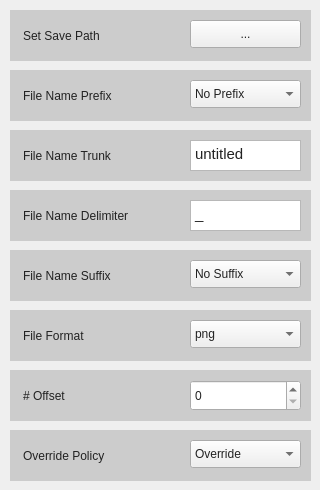
      <widget class="QWidget" name="tabSaveOptions">
       <property name="styleSheet">
        <string notr="true">color:#222;</string>
       </property>
       <attribute name="title">
        <string>Save Options</string>
       </attribute>
       <widget class="QLabel" name="labelSavePath">
        <property name="geometry">
         <rect>
          <x>10</x>
          <y>10</y>
          <width>301</width>
          <height>51</height>
         </rect>
        </property>
        <property name="toolTip">
         <string>&lt;html&gt;&lt;head/&gt;&lt;body&gt;&lt;p&gt;Determines where the screenshot will be saved. If no path is set the images folder of your OS will be determined. If no such folder exists your current working directory, i.e. the directory where this program resides will be the target directory.&lt;/p&gt;&lt;/body&gt;&lt;/html&gt;</string>
        </property>
        <property name="styleSheet">
         <string notr="true">padding-left: 10px;
background: #ccc;</string>
        </property>
        <property name="text">
         <string>Set Save Path</string>
        </property>
       </widget>
       <widget class="QPushButton" name="buttonSavePath">
        <property name="geometry">
         <rect>
          <x>190</x>
          <y>20</y>
          <width>111</width>
          <height>28</height>
         </rect>
        </property>
        <property name="text">
         <string>...</string>
        </property>
       </widget>
       <widget class="QLabel" name="labelFileNamePrefix">
        <property name="geometry">
         <rect>
          <x>10</x>
          <y>70</y>
          <width>301</width>
          <height>51</height>
         </rect>
        </property>
        <property name="toolTip">
         <string>&lt;html&gt;&lt;head/&gt;&lt;body&gt;&lt;p&gt;A file name prefix. # stands for the current number of the screenshot. The other symbols stand for current time information, such as current year, month or day.&lt;/p&gt;&lt;/body&gt;&lt;/html&gt;</string>
        </property>
        <property name="styleSheet">
         <string notr="true">padding-left: 10px;
background: #ccc;</string>
        </property>
        <property name="text">
         <string>File Name Prefix</string>
        </property>
       </widget>
       <widget class="QLabel" name="labelFileNameSuffix">
        <property name="geometry">
         <rect>
          <x>10</x>
          <y>250</y>
          <width>301</width>
          <height>51</height>
         </rect>
        </property>
        <property name="toolTip">
         <string>&lt;html&gt;&lt;head/&gt;&lt;body&gt;&lt;p&gt;Analogous to prefix.&lt;/p&gt;&lt;/body&gt;&lt;/html&gt;</string>
        </property>
        <property name="styleSheet">
         <string notr="true">padding-left: 10px;
background: #ccc;</string>
        </property>
        <property name="text">
         <string>File Name Suffix</string>
        </property>
       </widget>
       <widget class="QLabel" name="labelFileNameTrunk">
        <property name="geometry">
         <rect>
          <x>10</x>
          <y>130</y>
          <width>301</width>
          <height>51</height>
         </rect>
        </property>
        <property name="toolTip">
         <string>&lt;html&gt;&lt;head/&gt;&lt;body&gt;&lt;p&gt;The middle part of the filename.&lt;/p&gt;&lt;/body&gt;&lt;/html&gt;</string>
        </property>
        <property name="styleSheet">
         <string notr="true">padding-left: 10px;
background: #ccc;</string>
        </property>
        <property name="text">
         <string>File Name Trunk</string>
        </property>
       </widget>
       <widget class="QComboBox" name="dropdownPrefix">
        <property name="geometry">
         <rect>
          <x>190</x>
          <y>80</y>
          <width>111</width>
          <height>28</height>
         </rect>
        </property>
        <item>
         <property name="text">
          <string>No Prefix</string>
         </property>
        </item>
        <item>
         <property name="text">
          <string>#_</string>
         </property>
        </item>
        <item>
         <property name="text">
          <string>dd_mm_</string>
         </property>
        </item>
        <item>
         <property name="text">
          <string>dd_mm_#_</string>
         </property>
        </item>
        <item>
         <property name="text">
          <string>mm_yy_</string>
         </property>
        </item>
        <item>
         <property name="text">
          <string>mm_yy_#_</string>
         </property>
        </item>
        <item>
         <property name="text">
          <string>dd_mm_yy_</string>
         </property>
        </item>
        <item>
         <property name="text">
          <string>dd_mm_yy_#_</string>
         </property>
        </item>
        <item>
         <property name="text">
          <string>dd_mm_yyyy_</string>
         </property>
        </item>
        <item>
         <property name="text">
          <string>dd_mm_yyyy_#_</string>
         </property>
        </item>
        <item>
         <property name="text">
          <string>dd_mm_hh_mm_</string>
         </property>
        </item>
        <item>
         <property name="text">
          <string>dd_mm_hh_mm_#</string>
         </property>
        </item>
        <item>
         <property name="text">
          <string>dd_mm_yy_hh_mm_</string>
         </property>
        </item>
        <item>
         <property name="text">
          <string>dd_mm_yy_hh_mm_#_</string>
         </property>
        </item>
       </widget>
       <widget class="QTextEdit" name="textFileNameTrunk">
        <property name="geometry">
         <rect>
          <x>190</x>
          <y>140</y>
          <width>111</width>
          <height>31</height>
         </rect>
        </property>
        <property name="html">
         <string>&lt;!DOCTYPE HTML PUBLIC &quot;-//W3C//DTD HTML 4.0//EN&quot; &quot;http://www.w3.org/TR/REC-html40/strict.dtd&quot;&gt;
&lt;html&gt;&lt;head&gt;&lt;meta name=&quot;qrichtext&quot; content=&quot;1&quot; /&gt;&lt;style type=&quot;text/css&quot;&gt;
p, li { white-space: pre-wrap; }
&lt;/style&gt;&lt;/head&gt;&lt;body style=&quot; font-family:'Cantarell'; font-size:11pt; font-weight:400; font-style:normal;&quot;&gt;
&lt;p style=&quot; margin-top:0px; margin-bottom:0px; margin-left:0px; margin-right:0px; -qt-block-indent:0; text-indent:0px;&quot;&gt;untitled&lt;/p&gt;&lt;/body&gt;&lt;/html&gt;</string>
        </property>
       </widget>
       <widget class="QComboBox" name="dropdownSuffix">
        <property name="geometry">
         <rect>
          <x>190</x>
          <y>260</y>
          <width>111</width>
          <height>28</height>
         </rect>
        </property>
        <item>
         <property name="text">
          <string>No Suffix</string>
         </property>
        </item>
        <item>
         <property name="text">
          <string>_#</string>
         </property>
        </item>
        <item>
         <property name="text">
          <string>_dd_mm</string>
         </property>
        </item>
        <item>
         <property name="text">
          <string>_dd_mm_#</string>
         </property>
        </item>
        <item>
         <property name="text">
          <string>_mm_yy</string>
         </property>
        </item>
        <item>
         <property name="text">
          <string>_mm_yy_#</string>
         </property>
        </item>
        <item>
         <property name="text">
          <string>_dd_mm_yy</string>
         </property>
        </item>
        <item>
         <property name="text">
          <string>_dd_mm_yy_#</string>
         </property>
        </item>
        <item>
         <property name="text">
          <string>_dd_mm_yyyy</string>
         </property>
        </item>
        <item>
         <property name="text">
          <string>_dd_mm_yyyy_#</string>
         </property>
        </item>
        <item>
         <property name="text">
          <string>_dd_mm_hh_mm</string>
         </property>
        </item>
        <item>
         <property name="text">
          <string>_dd_mm_hh_mm_#</string>
         </property>
        </item>
        <item>
         <property name="text">
          <string>_dd_mm_yy_hh_mm</string>
         </property>
        </item>
        <item>
         <property name="text">
          <string>_dd_mm_yy_hh_mm_#</string>
         </property>
        </item>
       </widget>
       <widget class="QLabel" name="labelFileNameDelimiter">
        <property name="geometry">
         <rect>
          <x>10</x>
          <y>190</y>
          <width>301</width>
          <height>51</height>
         </rect>
        </property>
        <property name="toolTip">
         <string>&lt;html&gt;&lt;head/&gt;&lt;body&gt;&lt;p&gt;Determine the delimiting symbol (defaults to underscore). Look at &amp;quot;File Name Prefix&amp;quot; options to see what I mean.&lt;/p&gt;&lt;/body&gt;&lt;/html&gt;</string>
        </property>
        <property name="whatsThis">
         <string>&lt;html&gt;&lt;head/&gt;&lt;body&gt;&lt;p&gt;Determines the character to delimit prefix from trunk and trunk from suffix. Also used to delimit prefix sections and suffix sections.&lt;/p&gt;&lt;/body&gt;&lt;/html&gt;</string>
        </property>
        <property name="styleSheet">
         <string notr="true">padding-left: 10px;
background: #ccc;</string>
        </property>
        <property name="text">
         <string>File Name Delimiter</string>
        </property>
       </widget>
       <widget class="QTextEdit" name="textFileNameDelimiter">
        <property name="geometry">
         <rect>
          <x>190</x>
          <y>200</y>
          <width>111</width>
          <height>31</height>
         </rect>
        </property>
        <property name="html">
         <string>&lt;!DOCTYPE HTML PUBLIC &quot;-//W3C//DTD HTML 4.0//EN&quot; &quot;http://www.w3.org/TR/REC-html40/strict.dtd&quot;&gt;
&lt;html&gt;&lt;head&gt;&lt;meta name=&quot;qrichtext&quot; content=&quot;1&quot; /&gt;&lt;style type=&quot;text/css&quot;&gt;
p, li { white-space: pre-wrap; }
&lt;/style&gt;&lt;/head&gt;&lt;body style=&quot; font-family:'Cantarell'; font-size:11pt; font-weight:400; font-style:normal;&quot;&gt;
&lt;p style=&quot; margin-top:0px; margin-bottom:0px; margin-left:0px; margin-right:0px; -qt-block-indent:0; text-indent:0px;&quot;&gt;_&lt;/p&gt;&lt;/body&gt;&lt;/html&gt;</string>
        </property>
        <property name="placeholderText">
         <string/>
        </property>
       </widget>
       <widget class="QLabel" name="labelFileFormat">
        <property name="geometry">
         <rect>
          <x>10</x>
          <y>310</y>
          <width>301</width>
          <height>51</height>
         </rect>
        </property>
        <property name="toolTip">
         <string>&lt;html&gt;&lt;head/&gt;&lt;body&gt;&lt;p&gt;Determines the file format of the saved screenshot. Default is png, which can save the transparent color. Choose jpg for even smaller file sizes and less quality. Choose tiff or bmp for maximum quality at the cost of tremendous file size.&lt;/p&gt;&lt;/body&gt;&lt;/html&gt;</string>
        </property>
        <property name="styleSheet">
         <string notr="true">padding-left: 10px;
background: #ccc;</string>
        </property>
        <property name="text">
         <string>File Format</string>
        </property>
       </widget>
       <widget class="QComboBox" name="dropdownFileFormat">
        <property name="geometry">
         <rect>
          <x>190</x>
          <y>320</y>
          <width>111</width>
          <height>28</height>
         </rect>
        </property>
        <item>
         <property name="text">
          <string>png</string>
         </property>
        </item>
        <item>
         <property name="text">
          <string>jpg</string>
         </property>
        </item>
        <item>
         <property name="text">
          <string>bmp</string>
         </property>
        </item>
        <item>
         <property name="text">
          <string>tiff</string>
         </property>
        </item>
       </widget>
       <widget class="QLabel" name="labelFilenumberOffset">
        <property name="geometry">
         <rect>
          <x>10</x>
          <y>370</y>
          <width>301</width>
          <height>51</height>
         </rect>
        </property>
        <property name="toolTip">
         <string>&lt;html&gt;&lt;head/&gt;&lt;body&gt;&lt;p&gt;Start the # counter at &amp;quot;# Offset&amp;quot; instead of 0. Example: if you check periodic screenshot, but otherwise don't change the default settings and choose 10 here your first screenshot will be named untitled_11.png instead of untitled_1.png.&lt;/p&gt;&lt;/body&gt;&lt;/html&gt;</string>
        </property>
        <property name="styleSheet">
         <string notr="true">padding-left: 10px;
background: #ccc;</string>
        </property>
        <property name="text">
         <string># Offset</string>
        </property>
       </widget>
       <widget class="QSpinBox" name="spinboxFilenumberOffset">
        <property name="geometry">
         <rect>
          <x>190</x>
          <y>380</y>
          <width>111</width>
          <height>31</height>
         </rect>
        </property>
        <property name="minimum">
         <number>0</number>
        </property>
        <property name="maximum">
         <number>3600000</number>
        </property>
        <property name="singleStep">
         <number>1</number>
        </property>
        <property name="value">
         <number>0</number>
        </property>
       </widget>
       <widget class="QComboBox" name="dropdownOverridePolicy">
        <property name="geometry">
         <rect>
          <x>190</x>
          <y>440</y>
          <width>111</width>
          <height>28</height>
         </rect>
        </property>
        <property name="currentIndex">
         <number>2</number>
        </property>
        <item>
         <property name="text">
          <string>Ask</string>
         </property>
        </item>
        <item>
         <property name="text">
          <string>Preserve</string>
         </property>
        </item>
        <item>
         <property name="text">
          <string>Override</string>
         </property>
        </item>
        <item>
         <property name="text">
          <string>Rename</string>
         </property>
        </item>
       </widget>
       <widget class="QLabel" name="labelOverridePolicy">
        <property name="geometry">
         <rect>
          <x>10</x>
          <y>430</y>
          <width>301</width>
          <height>51</height>
         </rect>
        </property>
        <property name="toolTip">
         <string>&lt;html&gt;&lt;head/&gt;&lt;body&gt;&lt;p&gt;Choose what to do if a file with the name of your screenshot naming pattern exists in the target directory. &lt;/p&gt;&lt;p&gt;Ask: Ask user when conflict occurs.&lt;/p&gt;&lt;p&gt;Override: Always override old file.&lt;/p&gt;&lt;p&gt;Preserve: Never override old file and immediately halt all action.&lt;/p&gt;&lt;p&gt;Rename: Keep old and new file by renaming the new file.&lt;/p&gt;&lt;/body&gt;&lt;/html&gt;</string>
        </property>
        <property name="styleSheet">
         <string notr="true">padding-left: 10px;
background: #ccc;</string>
        </property>
        <property name="text">
         <string>Override Policy</string>
        </property>
       </widget>
       <zorder>labelOverridePolicy</zorder>
       <zorder>labelSavePath</zorder>
       <zorder>buttonSavePath</zorder>
       <zorder>labelFileNamePrefix</zorder>
       <zorder>labelFileNameSuffix</zorder>
       <zorder>labelFileNameTrunk</zorder>
       <zorder>dropdownPrefix</zorder>
       <zorder>textFileNameTrunk</zorder>
       <zorder>dropdownSuffix</zorder>
       <zorder>labelFileNameDelimiter</zorder>
       <zorder>textFileNameDelimiter</zorder>
       <zorder>labelFileFormat</zorder>
       <zorder>dropdownFileFormat</zorder>
       <zorder>labelFilenumberOffset</zorder>
       <zorder>spinboxFilenumberOffset</zorder>
       <zorder>dropdownOverridePolicy</zorder>
      </widget>
